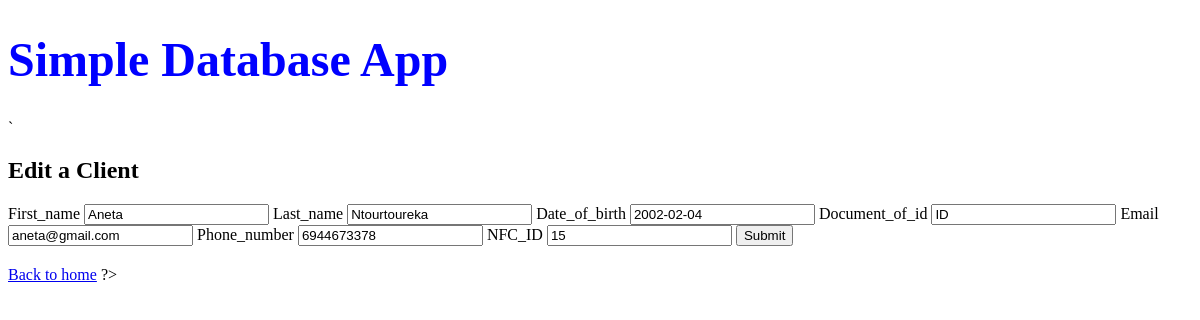
Page /update-single.php?id=15 on the committed database.
### tables this page shows
create table Client(
	first_name varchar(20) NOT NULL,
	last_name varchar(20) NOT NULL,
	date_of_birth date NOT NULL,
	document_of_id varchar(20) NOT NULL,
	email varchar(30),
	phone_number varchar(15) NOT NULL,
	NFC_ID varchar(30) NOT NULL,
	PRIMARY KEY(NFC_ID)
);

### common.php (called while the page is built)
<?php
function escape($html) {
  return htmlspecialchars($html, ENT_QUOTES | ENT_SUBSTITUTE, "UTF-8");
}

### update-single.php (the view, shortened to what this page needs)
<?php
require "config.php";
require "common.php";
if (isset($_GET['id'])) {
  try {
    $connection = new PDO($dsn, $username, $password, $options);
    $NFC_ID = $_GET['id'];
    $sql = "SELECT * FROM Client WHERE NFC_ID = :NFC_ID";
    $statement = $connection->prepare($sql);
    $statement->bindValue(':NFC_ID', $NFC_ID);
    $statement->execute();
    $client = $statement->fetch(PDO::FETCH_ASSOC);
  } catch(PDOException $error) {
      echo $sql . "<br>" . $error->getMessage();
  }
} else {
  echo "Something went wrong!";
  exit;
}
?>
<?php require "templates/header.php"; ?>
`<h2>Edit a Client</h2>
<form method="post">
    <?php foreach ($client as $key => $value) : ?>
      <label for="<?php echo $key; ?>"><?php echo ucfirst($key); ?></label>
      <input type="text" name="<?php echo $key; ?>" id="<?php echo $key; ?>" value="<?php echo escape($value); ?>" <?php echo ($key === 'NFC_ID' ? 'readonly' : null); ?>>
    <?php endforeach; ?>
    <input type="submit" name="submit" value="Submit">
</form>
<a href="index.php">Back to home</a>
<?php require "templates/footer.php"; ?>

### css/style.css (style rules this page uses)
input[type="submit"] { margin-bottom: 20px; }

### rows in the picture
client: first_name "Aneta", last_name "Ntourtoureka", date_of_birth "2002-02-04", document_of_id "ID", email "aneta@gmail.com", phone_number "6944673378", NFC_ID "15"

### other values in the picture
$key "First_name"
$key "Last_name"
$key "Date_of_birth"
$key "Document_of_id"
$key "Email"
$key "Phone_number"
$key "NFC_ID"
